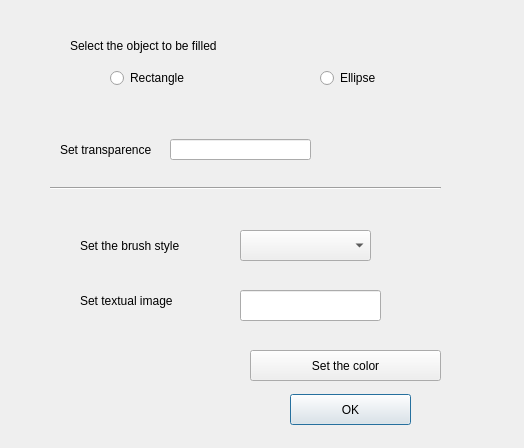
<?xml version="1.0" encoding="UTF-8"?>
<ui version="4.0">
 <class>FillingDialog</class>
 <widget class="QDialog" name="FillingDialog">
  <property name="geometry">
   <rect>
    <x>0</x>
    <y>0</y>
    <width>524</width>
    <height>448</height>
   </rect>
  </property>
  <property name="windowTitle">
   <string>Dialog</string>
  </property>
  <widget class="Line" name="line">
   <property name="geometry">
    <rect>
     <x>50</x>
     <y>180</y>
     <width>391</width>
     <height>16</height>
    </rect>
   </property>
   <property name="orientation">
    <enum>Qt::Horizontal</enum>
   </property>
  </widget>
  <widget class="QLabel" name="label">
   <property name="geometry">
    <rect>
     <x>70</x>
     <y>30</y>
     <width>341</width>
     <height>31</height>
    </rect>
   </property>
   <property name="text">
    <string>Select the object to be filled</string>
   </property>
  </widget>
  <widget class="QRadioButton" name="RectangleButton">
   <property name="geometry">
    <rect>
     <x>110</x>
     <y>70</y>
     <width>91</width>
     <height>16</height>
    </rect>
   </property>
   <property name="text">
    <string>Rectangle</string>
   </property>
  </widget>
  <widget class="QRadioButton" name="EllipseButton">
   <property name="geometry">
    <rect>
     <x>320</x>
     <y>70</y>
     <width>111</width>
     <height>16</height>
    </rect>
   </property>
   <property name="text">
    <string>Ellipse</string>
   </property>
  </widget>
  <widget class="QLabel" name="label_2">
   <property name="geometry">
    <rect>
     <x>60</x>
     <y>140</y>
     <width>321</width>
     <height>20</height>
    </rect>
   </property>
   <property name="text">
    <string>Set transparence</string>
   </property>
  </widget>
  <widget class="QComboBox" name="comboBox">
   <property name="geometry">
    <rect>
     <x>240</x>
     <y>230</y>
     <width>131</width>
     <height>31</height>
    </rect>
   </property>
  </widget>
  <widget class="QLabel" name="label_3">
   <property name="geometry">
    <rect>
     <x>80</x>
     <y>230</y>
     <width>121</width>
     <height>31</height>
    </rect>
   </property>
   <property name="text">
    <string>Set the brush style</string>
   </property>
  </widget>
  <widget class="QLabel" name="label_4">
   <property name="geometry">
    <rect>
     <x>80</x>
     <y>290</y>
     <width>111</width>
     <height>21</height>
    </rect>
   </property>
   <property name="text">
    <string>Set textual image</string>
   </property>
  </widget>
  <widget class="QToolButton" name="colorButton">
   <property name="geometry">
    <rect>
     <x>250</x>
     <y>350</y>
     <width>191</width>
     <height>31</height>
    </rect>
   </property>
   <property name="text">
    <string>Set the color</string>
   </property>
  </widget>
  <widget class="QLineEdit" name="transparenceEdit">
   <property name="geometry">
    <rect>
     <x>170</x>
     <y>139</y>
     <width>141</width>
     <height>21</height>
    </rect>
   </property>
  </widget>
  <widget class="QLineEdit" name="lineEdit_2">
   <property name="geometry">
    <rect>
     <x>240</x>
     <y>290</y>
     <width>141</width>
     <height>31</height>
    </rect>
   </property>
  </widget>
  <widget class="QPushButton" name="okButton">
   <property name="geometry">
    <rect>
     <x>290</x>
     <y>394</y>
     <width>121</width>
     <height>31</height>
    </rect>
   </property>
   <property name="text">
    <string>OK</string>
   </property>
  </widget>
 </widget>
 <resources/>
 <connections/>
 <slots>
  <signal>fillRect()</signal>
  <signal>fillEllipse()</signal>
  <slot>clicked()</slot>
 </slots>
</ui>
